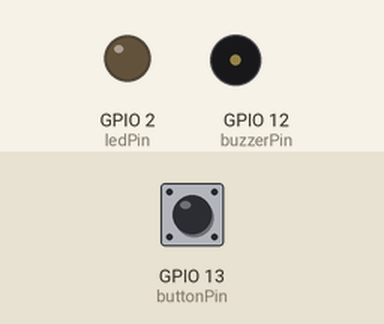
Simulated run of this sketch. Board: ESP32. Shown: output pins drawn as LEDs (lit = HIGH), buzzer (waves = sounding, pin HIGH). The inputs (shaded band) are chosen by the test bench; at power-on: GPIO 13 (buttonPin) HIGH. WiFi joins after 1.5 s; servers stay silent unless stated; what the sketch prints to the serial monitor is not drawn.

Above: at 2.7 s.
2.8 s: GPIO 13 (buttonPin) pulled LOW for 0.15 s
At 2.9 s:
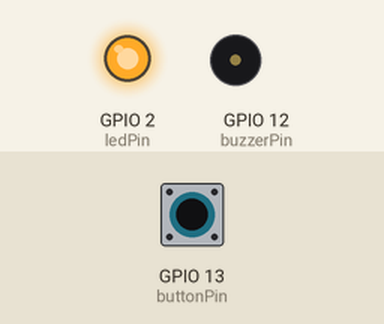
Timing chart, 0 to 5.8 s (numbered marks = the images above; inputs shaded):
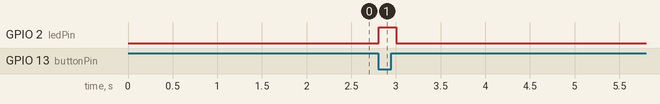

The sketch:

DormBell.ino
```cpp
#include <WiFi.h>
#include <HTTPClient.h>

// --- Configuration ---
const char* ssid = "csu-IoT";          // Your Wi-Fi network name
const char* password = "PJe5mzE5AKhP"; // Your Wi-Fi password
// Find your Mac Mini's local IP address in System Settings > Network
const char* serverName = "http://10.255.102.93:5120/ring";

// --- Pins ---
const int buttonPin = 13;
const int ledPin = 2; // Built-in LED on many ESP32 boards
const int buzzerPin = 12;

// --- Variables ---
int buttonState = HIGH;
int lastButtonState = HIGH;

void setup() {
  Serial.begin(115200);
  pinMode(buttonPin, INPUT_PULLUP);
  pinMode(ledPin, OUTPUT);
  pinMode(buzzerPin, OUTPUT);

  // Connect to Wi-Fi
  WiFi.begin(ssid, password);
  Serial.println("Connecting to WiFi...");
  while (WiFi.status() != WL_CONNECTED) {
    delay(500);
    Serial.print(".");
  }
  Serial.println("\nConnected!");
  Serial.print("IP Address: ");
  Serial.println(WiFi.localIP());
}

void loop() {
  buttonState = digitalRead(buttonPin);

  // Check if the button has just been pressed (falling edge)
  if (buttonState == LOW && lastButtonState == HIGH) {
    Serial.println("Button pressed! Contacting server...");
    digitalWrite(ledPin, HIGH); // Turn on LED for immediate feedback

    // Check Wi-Fi connection before trying to send
    if (WiFi.status() == WL_CONNECTED) {
      HTTPClient http;
      http.begin(serverName); // Specify the URL
      int httpResponseCode = http.GET(); // Send the request

      if (httpResponseCode > 0) {
        Serial.printf("Server responded with code: %d\n", httpResponseCode);

        // **NEW:** Get the response from the server
        String payload = http.getString();
        Serial.printf("Server response: %s\n", payload.c_str());

        // **NEW:** Only buzz if the server sends "BUZZ"
        if (payload == "BUZZ") {
            Serial.println("Buzzer enabled by server. Activating.");
            digitalWrite(buzzerPin, HIGH);
            delay(500); // Buzz for half a second
            digitalWrite(buzzerPin, LOW);
        } else {
            Serial.println("Buzzer disabled by server.");
        }

      } else {
        Serial.printf("Error on sending GET: %s\n", http.errorToString(httpResponseCode).c_str());
      }
      http.end(); // Free resources
    } else {
      Serial.println("WiFi Disconnected. Cannot send request.");
    }
    digitalWrite(ledPin, LOW); // Turn off LED after the action
  }

  // Save the current button state for the next loop
  lastButtonState = buttonState;

  // A small delay for stability
  delay(20);
}
```

Measured:
- after the input at 2.8 s, GPIO 2 (ledPin): LOW → HIGH at once, → LOW 0.20 s later
